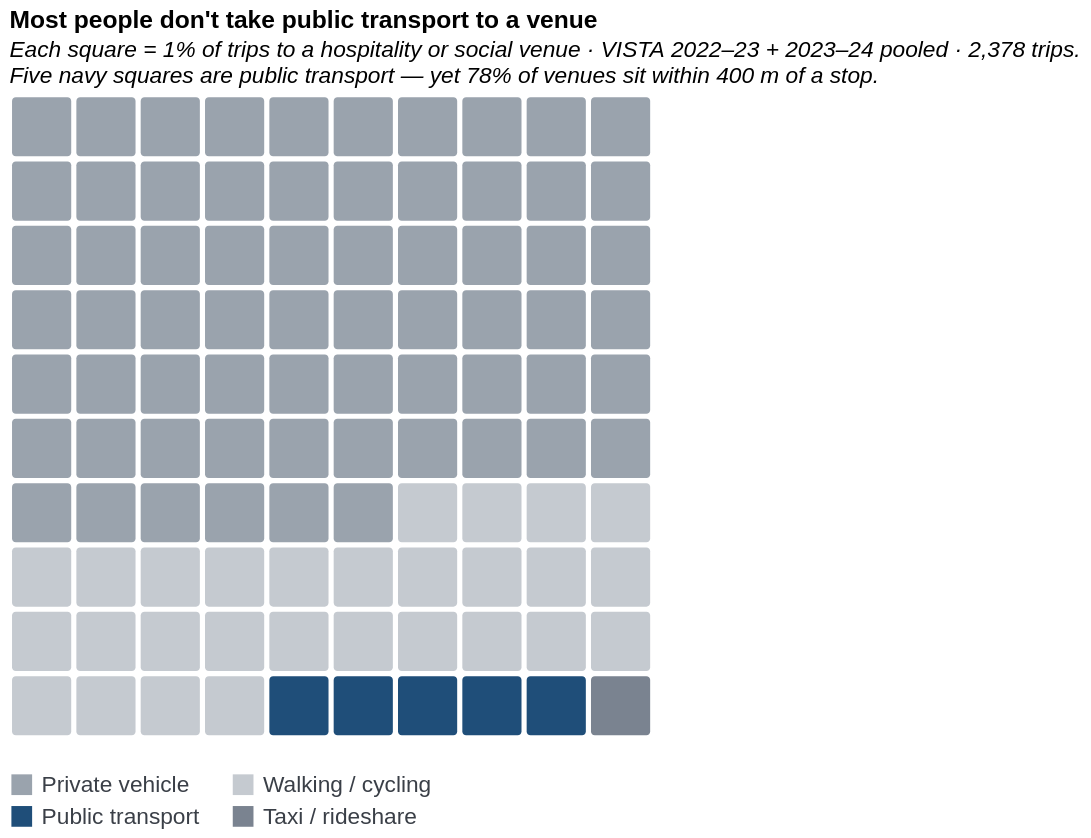

Express this chart as Vega-Lite.
### Vega-Lite specification from a JSON file in a GitHub repository (floating-point values rounded to 4 significant figures)
{"$schema": "https://vega.github.io/schema/vega-lite/v5.json", "description": "Chart 21 — Waffle unit chart: 100 squares each = 1 percentage point of trips to a hospitality or social venue by main mode. VISTA 2022-23 + 2023-24 pooled, 2,378 surveyed trips. Each square is generated inline via a sequence transform — no CSV required. Five navy squares (indices 94–98) are public transport (5.3% rounded to 5), sitting in the bottom-right of the grid against a sea of grey (66 car squares) and light-grey (28 walking squares). The visual makes the 5-vs-66 asymmetry visceral rather than merely numerical. The proximity paradox hook ('yet 78% of venues sit within 400 m of a stop') is embedded in subtitle line 2. Data: VISTA, DTP Victoria, CC BY 4.0; derived by scripts/derive_hospitality_modes.py.", "title": {"text": "Most people don't take public transport to a venue", "subtitle": ["Each square = 1% of trips to a hospitality or social venue · VISTA 2022–23 + 2023–24 pooled · 2,378 trips.", "Five navy squares are public transport — yet 78% of venues sit within 400 m of a stop."], "anchor": "start", "subtitleFontStyle": "italic"}, "width": {"step": 34}, "height": {"step": 34}, "data": {"sequence": {"start": 0, "stop": 100, "as": "index"}}, "transform": [{"calculate": "datum.index % 10", "as": "col"}, {"calculate": "floor(datum.index / 10)", "as": "row"}, {"calculate": "datum.index < 66 ? 'Private vehicle' : datum.index < 94 ? 'Walking / cycling' : datum.index < 99 ? 'Public transport' : 'Taxi / rideshare'", "as": "mode_group"}, {"calculate": "datum.mode_group == 'Private vehicle' ? '65.7%' : datum.mode_group == 'Walking / cycling' ? '27.5%' : datum.mode_group == 'Public transport' ? '5.3%' : '1.2%'", "as": "share_label"}], "mark": {"type": "rect", "cornerRadius": 2}, "encoding": {"x": {"field": "col", "type": "ordinal", "title": null, "axis": null, "scale": {"paddingInner": 0.08, "paddingOuter": 0.04}}, "y": {"field": "row", "type": "ordinal", "title": null, "axis": null, "scale": {"paddingInner": 0.08, "paddingOuter": 0.04}}, "color": {"field": "mode_group", "type": "nominal", "title": null, "scale": {"domain": ["Private vehicle", "Walking / cycling", "Public transport", "Taxi / rideshare"], "range": ["#9aa3ad", "#c5cad0", "#1f4e79", "#7a8390"]}, "legend": {"orient": "bottom", "columns": 2, "labelFontSize": 12, "labelColor": "#3a3f47", "symbolSize": 120, "columnPadding": 16, "rowPadding": 4}}, "tooltip": [{"field": "mode_group", "title": "Mode"}, {"field": "share_label", "title": "Share of trips"}]}, "config": {"view": {"stroke": null}, "axis": {"labelColor": "#3a3f47", "titleColor": "#3a3f47"}}}
